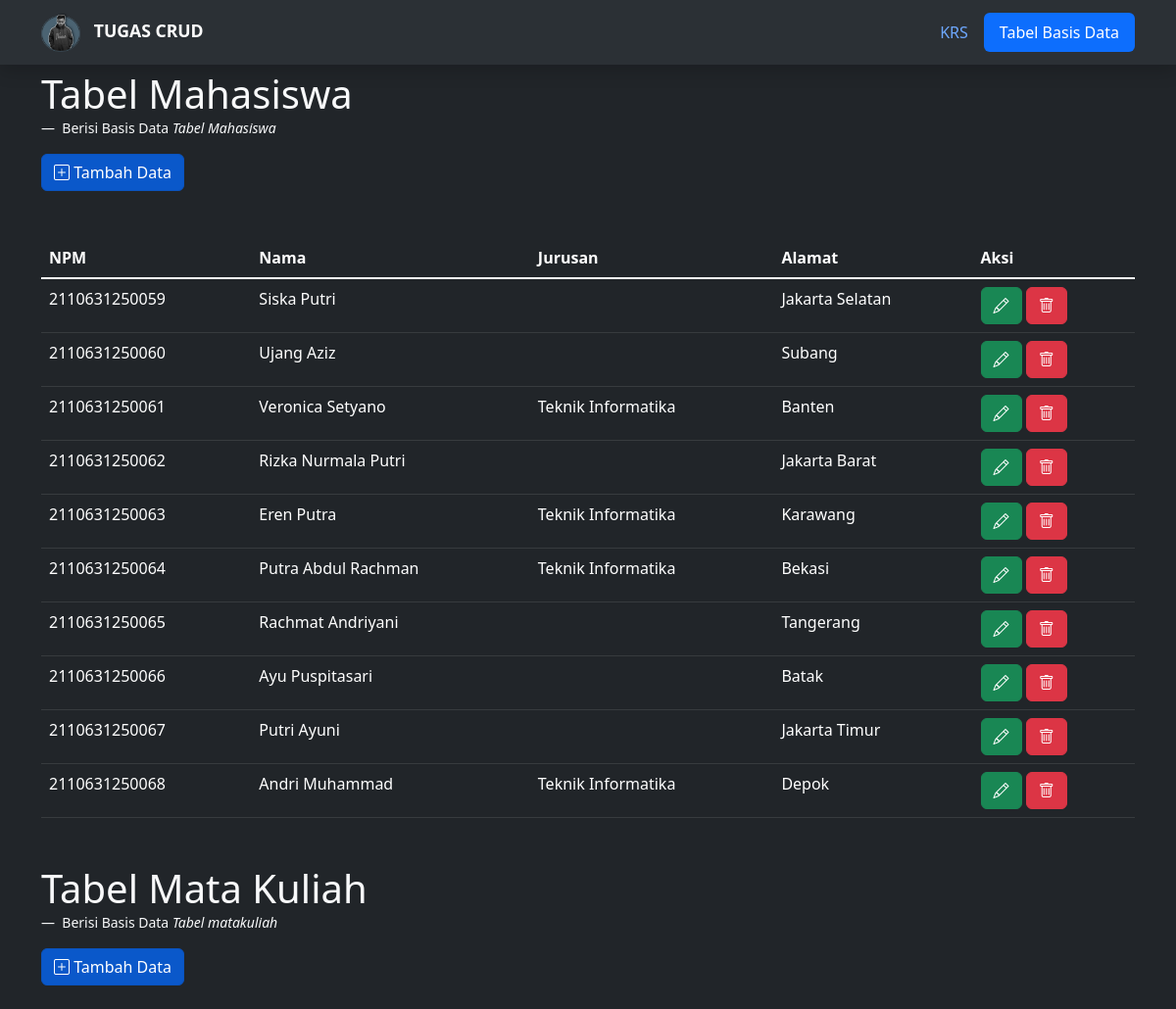
Page /kumpulan-tabel.php (upper part) on the earlier database version.
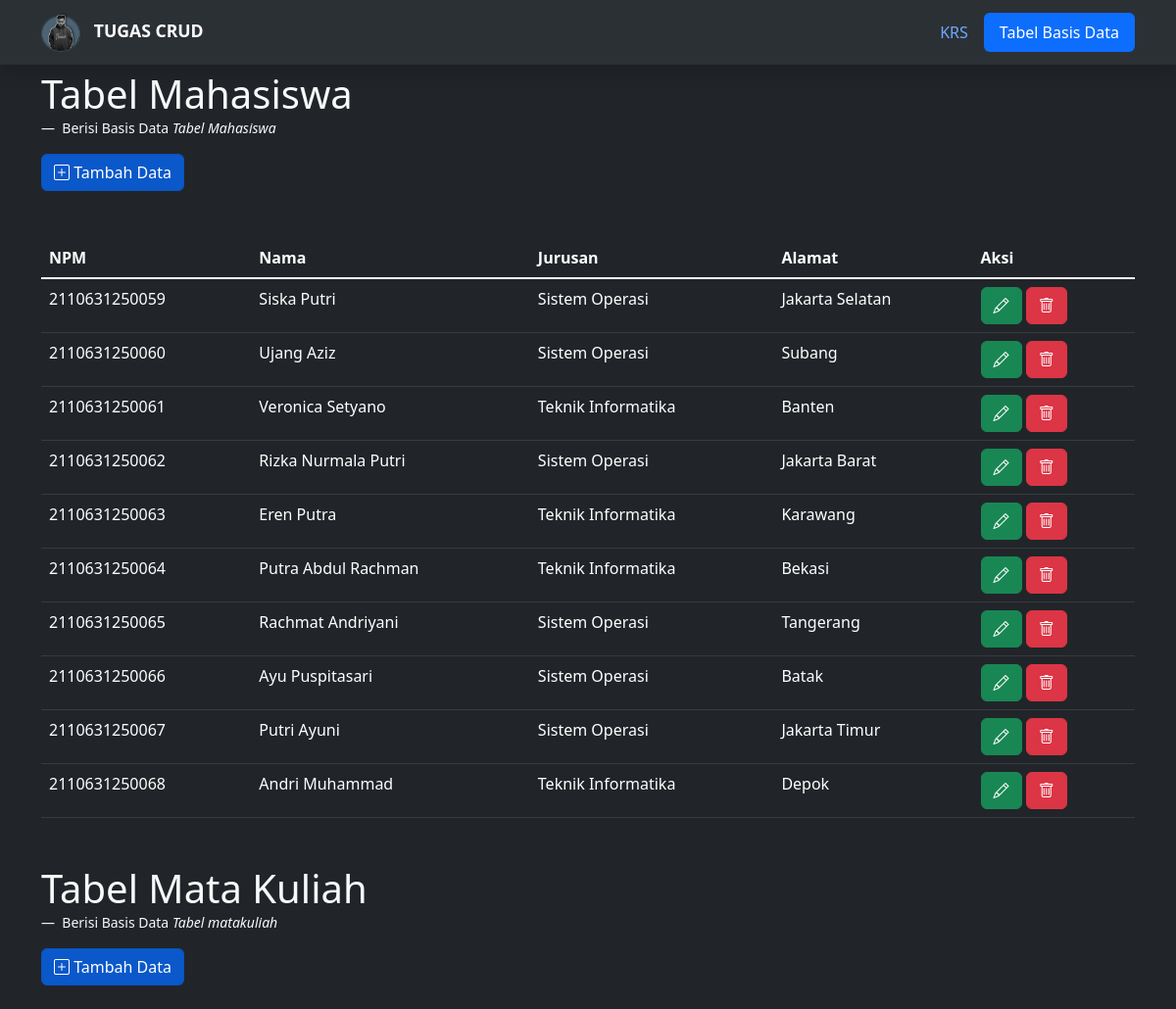
Same page on the later database version.
### tables this page shows
create table mahasiswa(
npm char(13) primary key,
nama varchar(50),
jurusan enum('Teknik Informatika', 'Sistem Operasi'),
alamat text
);

### kumpulan-tabel.php (the view, shortened to what this page needs)
<?php
  include 'koneksi.php';
  $query_mahasiswa = "SELECT * FROM mahasiswa";
  $sql_mahasiswa = mysqli_query($koneksi, $query_mahasiswa);
?>
<!DOCTYPE html>
<html lang="en" data-bs-theme="dark">
<head>
  <link href="https://cdn.jsdelivr.net/npm/bootstrap@5.3.0/dist/css/bootstrap.min.css" rel="stylesheet"
>
  <link rel="stylesheet" href="css/bootstrap.min.css">
  <link rel="stylesheet" href="font/bootstrap-icons.css">
</head>
<body>
  <nav class="navbar bg-body-tertiary mb-5 shadow fixed-top">
    <div class="container">
      <a class="navbar-brand" href="#" style="font-size : 1.1em;">
          <img src="img/android-chrome-512x512.png" alt="logo" style="width: 2.3em; margin-right: 0.5em;">
          <strong>TUGAS CRUD</strong>
        </a>
      <ul class="nav nav-pills">
        <li class="nav-item">
          <a class="nav-link" href="index.php">KRS</a>
        </li>
        <li class="nav-item">
          <a class="nav-link active" aria-current="page" href="#">Tabel Basis Data</a>
        </li>
      </ul>
    </div>
  </nav>
  <div class="container mb-5 mt-5 pt-4">
    <figure class="text-light">
      <blockquote class="blockquote">
        <h1>Tabel Mahasiswa</h1>
      </blockquote>
      <figcaption class="blockquote-footer text-light">
        Berisi Basis Data <cite title="data krs">Tabel Mahasiswa</cite>
      </figcaption>
    </figure>
    <a href="kelola-mahasiswa.php" class="btn btn-primary active" role="button" aria-pressed="true">
      <i class="bi bi-plus-square"></i>
      Tambah Data
    </a>
    <table class="table table-hover mt-5 table-dark">
      <thead class="table-dark">
        <tr>
          <th scope="col">NPM</th>
          <th scope="col">Nama</th>
          <th scope="col">Jurusan</th>
          <th scope="col">Alamat</th>
          <th scope="col">Aksi</th>
        </tr>
      </thead>
      <tbody class="table-group-divider">
        <?php
          while ($result = mysqli_fetch_assoc($sql_mahasiswa)) {
        ?>
        <tr>
          <td>
            <?php echo $result['npm'];?>
          </td>
          <td>
            <?php echo $result['nama'];?>
          </td>
          <td>
            <?php echo $result['jurusan'];?>
          </td>
          <td>
            <?php echo $result['alamat'];?>
          </td>
          <td>
            <a type="button" class="btn btn-success" href="kelola-mahasiswa.php?ubah=<?php echo $result['npm'];?>"> <i class="bi bi-pencil"></i> </a>
            <a type="button" class="btn btn-danger" href="proses-mahasiswa.php?hapus=<?php echo $result['npm'];?>" onClick="return confirm('apakah anda yakin ingin menghapus data tersebut??')"> <i class="bi bi-trash"></i> </a>
          </td>
        </tr>
        <?php
         }
        ?>
      </tbody>
    </table>
  </div>
  <div class="container mb-5">
    <figure class="text-light">
      <blockquote class="blockquote">
        <h1>Tabel Mata Kuliah</h1>
      </blockquote>
      <figcaption class="blockquote-footer text-light">
        Berisi Basis Data <cite title="data krs">Tabel matakuliah</cite>
      </figcaption>
    </figure>
    <a href="kelola-matakuliah.php" class="btn btn-primary active" role="button" aria-pressed="true">
      <i class="bi bi-plus-square"></i>
      Tambah Data
    </a>
  </div>
</body>
</html>

Differences in the rows shown:
changed mahasiswa "Siska Putri": jurusan (not shown) → "Sistem Operasi"
changed mahasiswa "Ujang Aziz": jurusan (not shown) → "Sistem Operasi"
changed mahasiswa "Rizka Nurmala Putri": jurusan (not shown) → "Sistem Operasi"
changed mahasiswa "Rachmat Andriyani": jurusan (not shown) → "Sistem Operasi"
changed mahasiswa "Ayu Puspitasari": jurusan (not shown) → "Sistem Operasi"
changed mahasiswa "Putri Ayuni": jurusan (not shown) → "Sistem Operasi"
